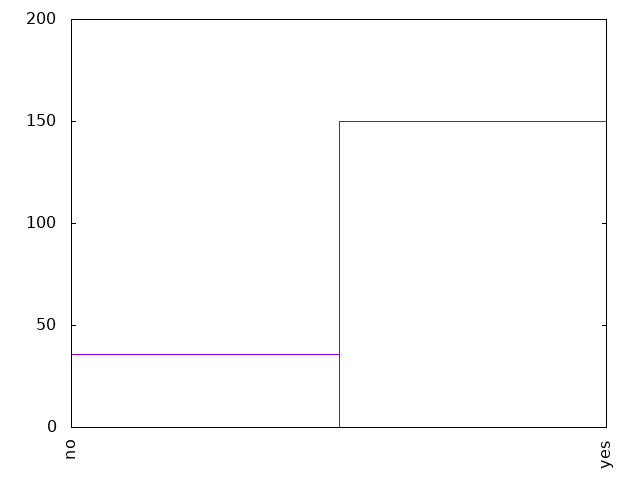

Generate this figure with gnuplot:
set term png
set out "0-10nursery.png"
set key off
set xtics rotate
set yrange[0:200]

plot '0-10nursery.dat' using 1:xticlabel(2) with boxes
